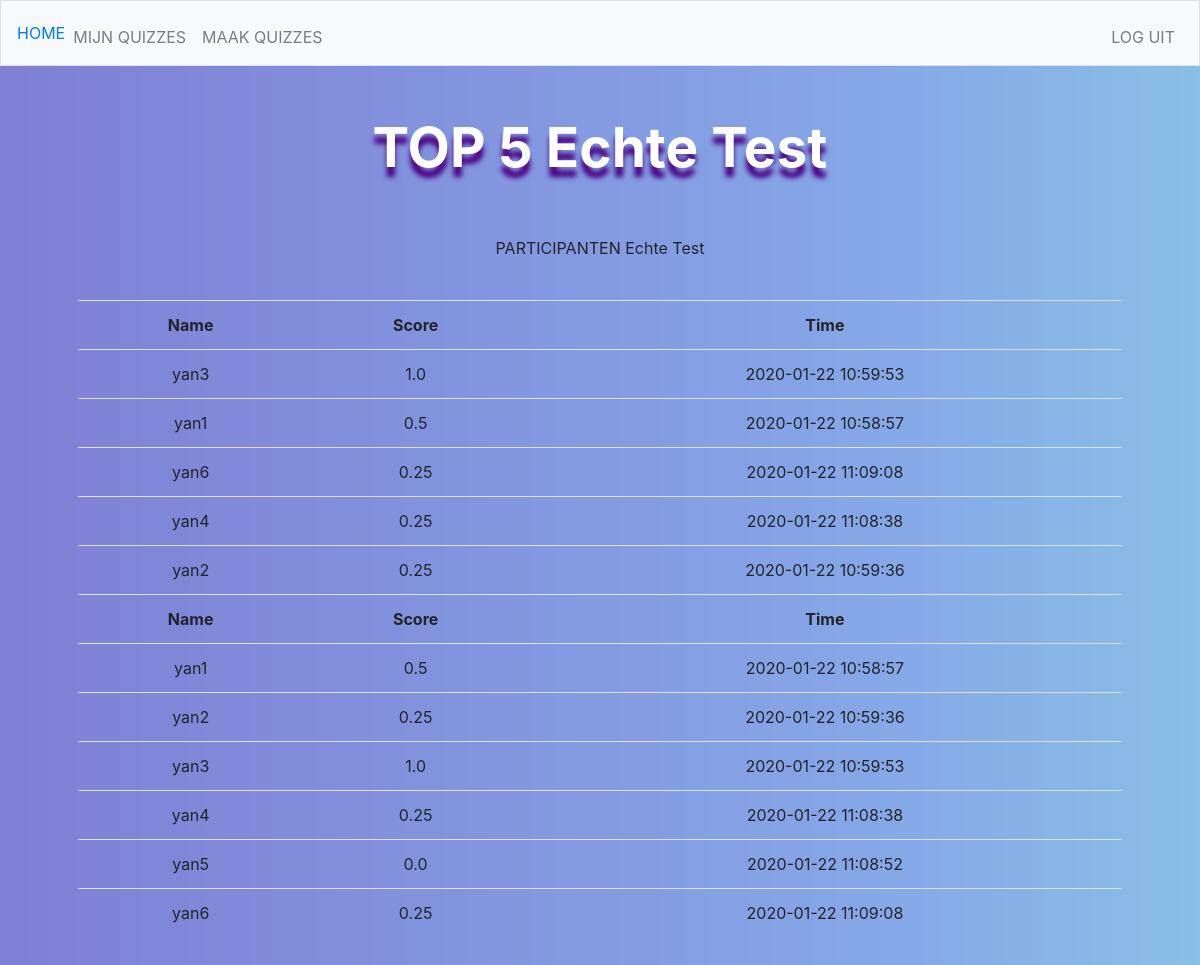
Page /results/59 (signed in) on the committed database.
### tables this page shows
CREATE TABLE 'quizes' ('quiz_id' integer PRIMARY KEY AUTOINCREMENT NOT NULL,'user_id' integer NOT NULL, 'quiz_titel'  text NOT NULL  , 'date'  timestamp DEFAULT CURRENT_DATE  , 'gif' text);

CREATE TABLE 'participants' ('participant_id' integer PRIMARY KEY AUTOINCREMENT NOT NULL, 'quiz_id' integer NOT NULL, 'name' text NOT NULL, 'score' real, 'time'  timestamp DEFAULT CURRENT_TIMESTAMP  );

### application.py (the view)
@app.route("/results/<quiz_id>", methods=["GET", "POST"])
@login_required
def results(quiz_id):
    quiz_name = db.execute("SELECT quiz_titel FROM quizes WHERE quiz_id = :quiz_id", quiz_id=quiz_id)[0]["quiz_titel"]
    participants_list = []
    for participant in db.execute("SELECT * FROM participants WHERE quiz_id = :quiz", quiz=quiz_id):
        participants_list.append(participant)
    top_participants = sorted(participants_list, key=lambda x:x["score"])
    top_participants.reverse()
    return render_template("results.html", participants_list=participants_list, quiz_name=quiz_name, top_participants=top_participants[:5])

### application.py (called while the page is built)
@app.after_request
def after_request(response):
    response.headers["Cache-Control"] = "no-cache, no-store, must-revalidate"
    response.headers["Expires"] = 0
    response.headers["Pragma"] = "no-cache"
    return response

### helpers.py (called while the page is built)
def login_required(f):
    @wraps(f)
    def decorated_function(*args, **kwargs):
        if session.get("user_id") is None:
            return redirect("/login")
        return f(*args, **kwargs)
    return decorated_function

### templates/results.html (shortened to what this page needs)
{% extends "layout.html" %}
{% block main %}
    <form action="/results/{{quiz_id}}" method="post">
        <div class="form-group">
            <table class="table table-hoverable">
                <h1>TOP 5 {{quiz_name}}</h1>
                <tr>
                    <th>Name</th>
                    <th>Score</th>
                    <th>Time</th>
                </tr>
                {% for part in top_participants %}
                    <tr>
                        <td>{{part["name"]}}</td>
                        <td>{{part["score"]}}</td>
                        <td>{{part["time"]}}</td>
                    </tr>
                {% endfor %}
                <br><br>
                <tr>
                    <th>Name</th>
                    <th>Score</th>
                    <th>Time</th>
                </tr>
                {% for part in participants_list %}
                    <tr>
                        <td>{{part["name"]}}</td>
                        <td>{{part["score"]}}</td>
                        <td>{{part["time"]}}</td>
                    </tr>
                {% endfor %}
            </table>
        </div>
    </form>
{% endblock %}

### static/styles.css (style rules this page uses)
body { background-image: url("Azur Lane.jpg"); background-repeat: no-repeat; background-size: cover; }
h1 { font-size: 55px; font-weight: bold; text-shadow: 0px 10px 5px indigo; color: white; }
table { margin-top: 40px; }

### rows in the picture
quizes: quiz_titel "Echte Test"
participants: name "yan3", score "1.0", time "2020-01-22 10:59:53"
participants: name "yan1", score "0.5", time "2020-01-22 10:58:57"
participants: name "yan6", score "0.25", time "2020-01-22 11:09:08"
participants: name "yan4", score "0.25", time "2020-01-22 11:08:38"
participants: name "yan2", score "0.25", time "2020-01-22 10:59:36"
participants: name "yan5", score "0.0", time "2020-01-22 11:08:52"
